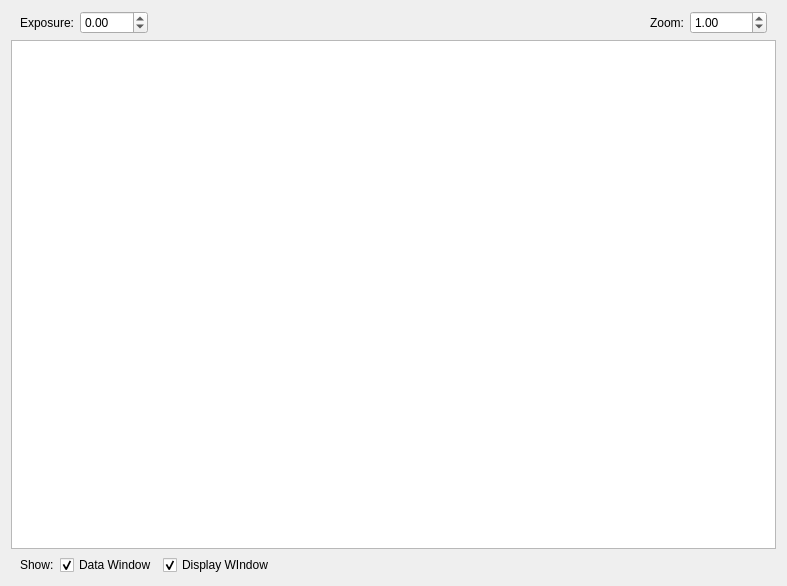
<?xml version="1.0" encoding="UTF-8"?>
<ui version="4.0">
 <class>RGBFramebufferWidget</class>
 <widget class="QWidget" name="RGBFramebufferWidget">
  <property name="geometry">
   <rect>
    <x>0</x>
    <y>0</y>
    <width>787</width>
    <height>586</height>
   </rect>
  </property>
  <property name="windowTitle">
   <string>Form</string>
  </property>
  <layout class="QVBoxLayout" name="verticalLayout">
   <item>
    <layout class="QHBoxLayout" name="horizontalLayout">
     <property name="leftMargin">
      <number>9</number>
     </property>
     <property name="rightMargin">
      <number>9</number>
     </property>
     <item>
      <widget class="QLabel" name="label_2">
       <property name="sizePolicy">
        <sizepolicy hsizetype="Maximum" vsizetype="Preferred">
         <horstretch>0</horstretch>
         <verstretch>0</verstretch>
        </sizepolicy>
       </property>
       <property name="text">
        <string>Exposure:</string>
       </property>
      </widget>
     </item>
     <item>
      <widget class="QDoubleSpinBox" name="sbExposure">
       <property name="sizePolicy">
        <sizepolicy hsizetype="Maximum" vsizetype="Fixed">
         <horstretch>0</horstretch>
         <verstretch>0</verstretch>
        </sizepolicy>
       </property>
       <property name="minimum">
        <double>-999.000000000000000</double>
       </property>
       <property name="maximum">
        <double>999.990000000000009</double>
       </property>
       <property name="singleStep">
        <double>0.100000000000000</double>
       </property>
      </widget>
     </item>
     <item>
      <spacer name="horizontalSpacer_2">
       <property name="orientation">
        <enum>Qt::Horizontal</enum>
       </property>
       <property name="sizeHint" stdset="0">
        <size>
         <width>40</width>
         <height>20</height>
        </size>
       </property>
      </spacer>
     </item>
     <item>
      <widget class="QLabel" name="label">
       <property name="text">
        <string>Zoom:</string>
       </property>
      </widget>
     </item>
     <item>
      <widget class="QDoubleSpinBox" name="sbZoomLevel">
       <property name="minimum">
        <double>0.010000000000000</double>
       </property>
       <property name="maximum">
        <double>10000.000000000000000</double>
       </property>
       <property name="singleStep">
        <double>0.100000000000000</double>
       </property>
       <property name="value">
        <double>1.000000000000000</double>
       </property>
      </widget>
     </item>
    </layout>
   </item>
   <item>
    <widget class="GraphicsView" name="graphicsView"/>
   </item>
   <item>
    <layout class="QHBoxLayout" name="horizontalLayout_2">
     <property name="leftMargin">
      <number>9</number>
     </property>
     <property name="rightMargin">
      <number>9</number>
     </property>
     <item>
      <widget class="QLabel" name="label_3">
       <property name="text">
        <string>Show:</string>
       </property>
      </widget>
     </item>
     <item>
      <widget class="QCheckBox" name="cbShowDataWindow">
       <property name="text">
        <string>Data Window</string>
       </property>
       <property name="checked">
        <bool>true</bool>
       </property>
      </widget>
     </item>
     <item>
      <widget class="QCheckBox" name="cbShowDisplayWindow">
       <property name="text">
        <string>Display WIndow</string>
       </property>
       <property name="checked">
        <bool>true</bool>
       </property>
      </widget>
     </item>
     <item>
      <spacer name="horizontalSpacer">
       <property name="orientation">
        <enum>Qt::Horizontal</enum>
       </property>
       <property name="sizeHint" stdset="0">
        <size>
         <width>40</width>
         <height>20</height>
        </size>
       </property>
      </spacer>
     </item>
    </layout>
   </item>
  </layout>
 </widget>
 <customwidgets>
  <customwidget>
   <class>GraphicsView</class>
   <extends>QGraphicsView</extends>
   <header>view/GraphicsView.h</header>
   <slots>
    <signal>zoomLevelChanged(double)</signal>
    <slot>setZoomLevel(double)</slot>
   </slots>
  </customwidget>
 </customwidgets>
 <resources/>
 <connections>
  <connection>
   <sender>sbZoomLevel</sender>
   <signal>valueChanged(double)</signal>
   <receiver>graphicsView</receiver>
   <slot>setZoomLevel(double)</slot>
   <hints>
    <hint type="sourcelabel">
     <x>558</x>
     <y>29</y>
    </hint>
    <hint type="destinationlabel">
     <x>514</x>
     <y>105</y>
    </hint>
   </hints>
  </connection>
  <connection>
   <sender>graphicsView</sender>
   <signal>zoomLevelChanged(double)</signal>
   <receiver>sbZoomLevel</receiver>
   <slot>setValue(double)</slot>
   <hints>
    <hint type="sourcelabel">
     <x>600</x>
     <y>125</y>
    </hint>
    <hint type="destinationlabel">
     <x>558</x>
     <y>18</y>
    </hint>
   </hints>
  </connection>
 </connections>
</ui>
